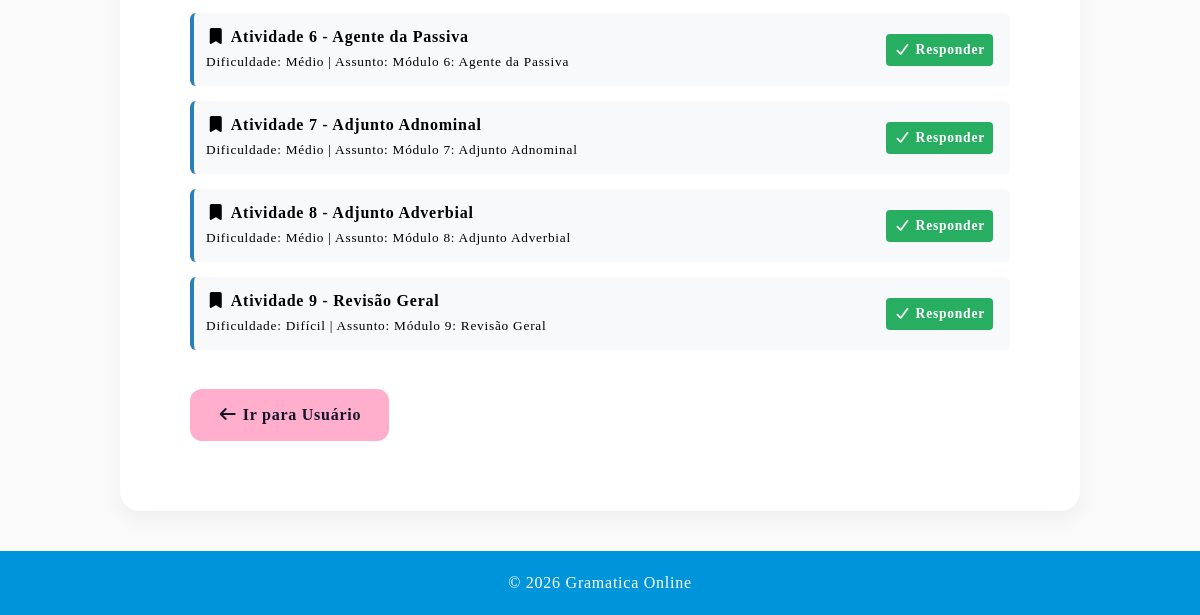
/atividades (lower part), run on an earlier commit of the app's database.
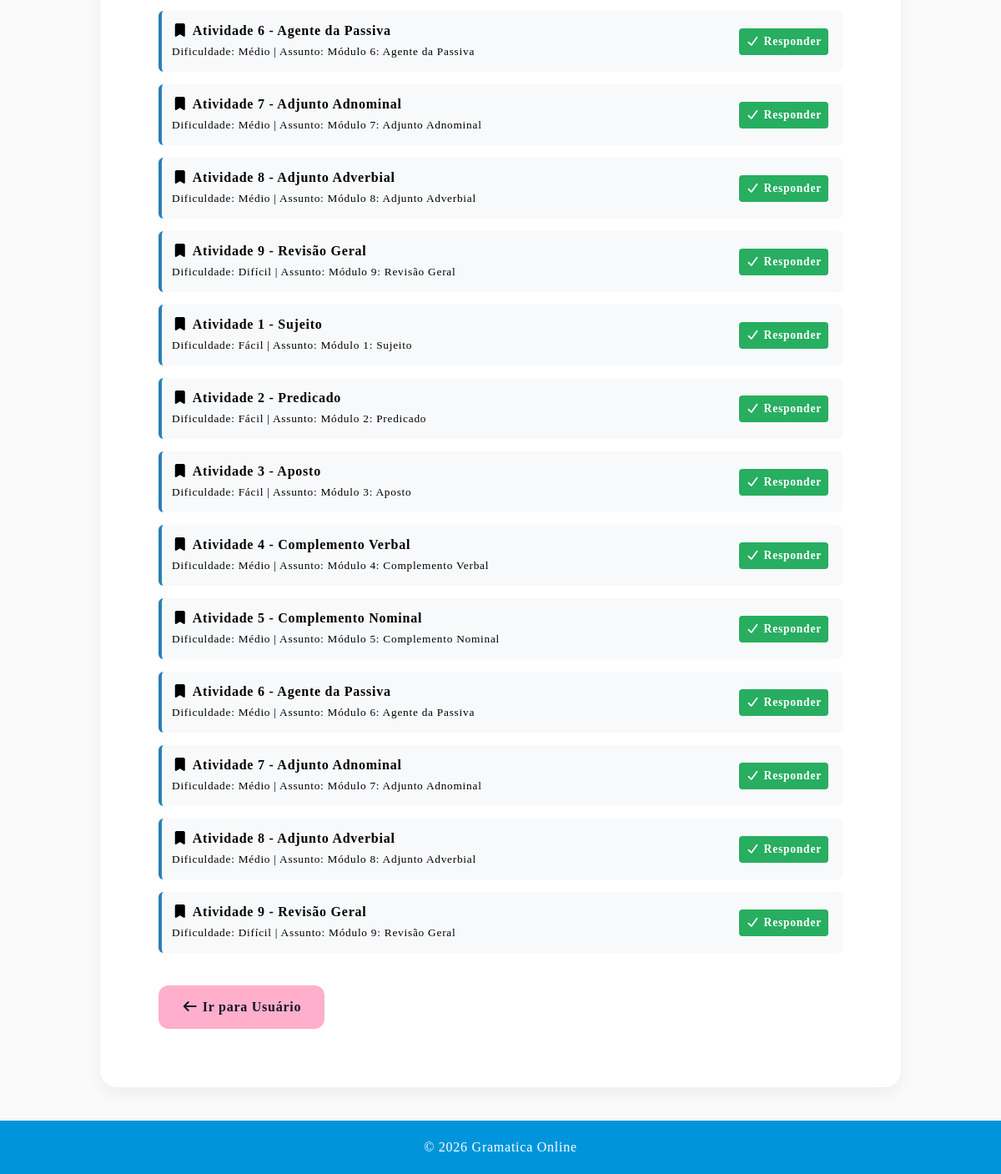
And on a later commit of the database.
### models.py (models this page shows)
class Atividade(db.Model):
    __tablename__ = "atividade"
    id = db.Column(db.Integer, primary_key=True)
    nome = db.Column(db.String(150), nullable=True)
    dificuldade = db.Column(db.String(50), nullable=True)
    assunto_id = db.Column(db.Integer, db.ForeignKey("assunto.id"), nullable=False)
    assunto = db.relationship("Assunto", back_populates="atividades")
    questoes = db.relationship("Questao", back_populates="atividade", lazy=True, cascade="all, delete-orphan")

class Assunto(db.Model):
    __tablename__ = "assunto"
    id = db.Column(db.Integer, primary_key=True)
    nome = db.Column(db.String(100), nullable=False)
    conteudo = db.Column(db.Text, nullable=True)
    imagem = db.Column(db.String(255), nullable=True)
    arquivo_pdf = db.Column(db.String(255), nullable=True)
    atividades = db.relationship("Atividade", back_populates="assunto", lazy=True)
    tipo = db.Column(db.String(50), nullable=False, default="USUARIO")

### app.py (the view)
@app.route("/atividades")
def atividades():
    try:
        atividades = Atividade.query.all()
        return render_template("atividades.html", atividades=atividades)
    except Exception as e:
        print("ERRO ATIVIDADES:", str(e))
        flash("Erro ao carregar atividades.")
        return render_template("atividades.html", atividades=[])

### templates/atividades.html (shortened to what this page needs)
{% extends "base.html" %}
{% block conteudo %}
        <section id="gramatica" class="section">
            <br>
            <br><br>
            <div class="topicos-principais">
                {% if atividades %}
                    {% for atividade in atividades %}
                    <div style="margin-bottom: 15px; padding: 12px; background: #f8f9fa; border-radius: 6px; border-left: 4px solid #2980b9;">
                        <p style="margin: 0; display: flex; align-items: center; justify-content: space-between; flex-wrap: wrap; gap: 8px;">
                            <span>
                                <i class="fa-solid fa-bookmark"></i>
                                <strong>{{ atividade.nome or 'Atividade sem nome' }}</strong><br>
                                <small>Dificuldade: {{ atividade.dificuldade }} | Assunto: {{ atividade.assunto.nome }}</small>
                            </span>
                            <span>
                                <a href="{{ url_for('responder_atividade', id=atividade.id) }}" class="btn btn-detalhe" style="padding: 4px 8px; font-size: 0.85em; background: #27ae60; color: white; text-decoration: none; border-radius: 4px; margin-right: 5px;">
                                    <i class="fa-solid fa-check"></i> Responder
                                </a>
                            </span>
                        </p>
                    </div>
                    {% endfor %}
                {% else %}
                    <p style="text-align: center; color: #6c757d; padding: 15px; background: #f8f9fa; border-radius: 6px;">
                        <i class="fa-solid fa-info-circle"></i> Nenhuma atividade adicionada ainda.<br>
                        Clique em <strong>"Adicionar Atividade"</strong> no menu acima para criar novas atividades!
                    </p>
                {% endif %}
            </div>
            <br>
            <a href="{{ url_for('usuario') }}" class="btn btn-gramatica"><i class="fa-solid fa-arrow-left"></i> Ir para Usuário </a>
        </section>
{% endblock %}

### templates/base.html (shortened to what this page needs)
<!DOCTYPE html>
<html lang="pt-BR">
<head>
    <link rel="stylesheet" href="{{ url_for('static', filename='css/style.css', v=4) }}">
    <link rel="stylesheet" href="https://cdnjs.cloudflare.com/ajax/libs/font-awesome/7.0.1/css/all.min.css">
</head>
<body>
        {% set usuario_logado = session.get("usuario_suap") %}
    <main class="conteudo-usuario">
        {% block conteudo %}
        {% endblock %}
    </main>
    <footer>
        <div class="footer-content">
            <p>&copy; 2026 Gramatica Online</p>
        </div>
    </footer>
</body>
</html>

### static/css/style.css (style rules this page uses)
:root { --primary-blue: #0095DB; --secondary-blue: #D5F7FF; --primary-pink: #FFAFCC; --secondary-pink: #FFECF4; --pink: #FF477E; --mint-green: #DFFCF4; --success-green: #00966D; --soft-purple: #DDD0F8; --soft-yellow: #FFF0D4; --yellow: #F4B740; --bg-light: #FAFAFA; --gray-light: #EDEDED; --gray-medium: #D6D8E7; --text-dark: #14142B; --shadow-soft: 0 8px 20px rgba(0, 0, 0, 0.05); }
* { margin: 0; padding: 0; box-sizing: border-box; }
body { font-family: 'Basier Square'; font-weight: 400; font-size: 1.0em; line-height: 1.5em; letter-spacing: 0.75px; background-color: var(--bg-light); */ }
main { flex: 1; }
.section { background: white; border-radius: 20px; padding: 70px; margin-bottom: 30px; box-shadow: var(--shadow-soft); transition: 0.3s; }
.btn { display: inline-block; background-color: var(--primary-blue); color: white; padding: 14px 28px; border-radius: 12px; text-decoration: none; font-weight: bold; border: none; cursor: pointer; transition: 0.3s; }
.btn-gramatica { background-color: var(--primary-pink); color: var(--text-dark); }
.conteudo-usuario { max-width: 1000px; margin: 40px auto; padding: 0 20px; }
footer { background: var(--primary-blue); color: white; margin-top: auto; padding: 20px 0; }
.footer-content { max-width: 1000px; margin: auto; padding: 0 20px; display: flex; justify-content: center; align-items: center; gap: 30px; text-align: center; flex-wrap: wrap; }

What changed in the data, as far as the page shows it:
added Atividade: nome "Atividade 1 - Sujeito", dificuldade "Fácil", assunto.nome "Módulo 1: Sujeito"
added Atividade: nome "Atividade 2 - Predicado", dificuldade "Fácil", assunto.nome "Módulo 2: Predicado"
added Atividade: nome "Atividade 3 - Aposto", dificuldade "Fácil", assunto.nome "Módulo 3: Aposto"
added Atividade: nome "Atividade 4 - Complemento Verbal", dificuldade "Médio", assunto.nome "Módulo 4: Complemento Verbal"
added Atividade: nome "Atividade 5 - Complemento Nominal", dificuldade "Médio", assunto.nome "Módulo 5: Complemento Nominal"
added Atividade: nome "Atividade 6 - Agente da Passiva", dificuldade "Médio", assunto.nome "Módulo 6: Agente da Passiva"
added Atividade: nome "Atividade 7 - Adjunto Adnominal", dificuldade "Médio", assunto.nome "Módulo 7: Adjunto Adnominal"
added Atividade: nome "Atividade 8 - Adjunto Adverbial", dificuldade "Médio", assunto.nome "Módulo 8: Adjunto Adverbial"
added Atividade: nome "Atividade 9 - Revisão Geral", dificuldade "Difícil", assunto.nome "Módulo 9: Revisão Geral"
